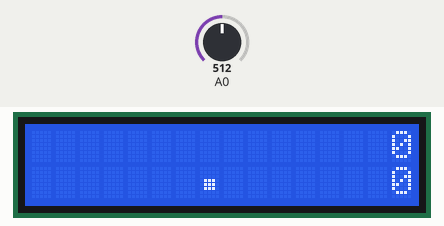
This sketch was run on a simulated Arduino Uno, built with avr-gcc and run on an emulated ATmega328P. On the bench: 16×2 character LCD. The inputs (shaded band) are chosen by the test bench; at power-on: A0 = 512. Random numbers use the default seed unless the sketch sets one; what the sketch prints to the serial monitor is not drawn.

Above: at 1.2 s.
1.3 s: A0 set to 691
2.8 s: A0 set to 710
At 4.0 s:
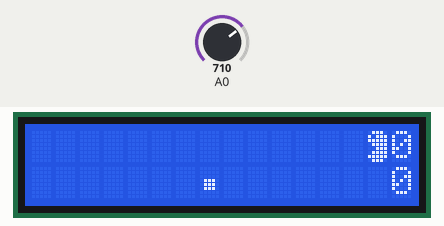
4.3 s: A0 set to 690
At 5.8 s:
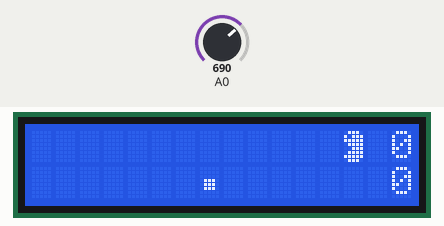
Timing chart, 0 to 7.3 s (numbered marks = the images above; inputs shaded):
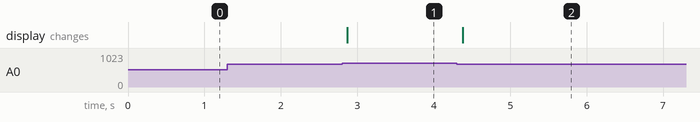

Measured:
- the behaviour switches between 700 and 701 on A0 (found by bisection; images 0 and 1)
- after the input at 1.3 s, every drawn part: stays the same
- after the input at 2.8 s, the display: changes after 0.07 s (image 1)
- after the input at 4.3 s, the display: changes after 0.08 s (image 2)

The sketch:

pacman.ino
```cpp
#include <LiquidCrystal.h>

LiquidCrystal lcd(8, 9, 4, 5, 6, 7);
int x = 0;
int y = 0;

int rx = 0;
int ry = 0;

int state = 0;
int prevState = 0;

int score = 0;

byte pacmanright[8] = {
  B01110,
  B11101,
  B11111,
  B11110,
  B11100,
  B11110,
  B11111,
  B01110
};

byte pacmanleft[8] = {
  B01110,
  B10111,
  B11111,
  B01111,
  B00111,
  B01111,
  B11111,
  B01110
};

byte point[8] = {
  B00000,
  B00000,
  B00000,
  B01110,
  B01110,
  B01110,
  B00000,
  B00000
};

int clickLCD()
{
  int x = analogRead(0);

  Serial.println(x);

  if(x > 1000) return 0; //brak
  if(x > 700) return 1; //select
  if(x > 400) return 2; //left
  if(x > 250) return 3; //down
  if(x > 100) return 4; //up
  if(x >= 0) return 5; //right

  return 0;
}

void createPoint() {
  do
  {
    rx = random(15);
    ry = random(2);
  } while(rx == x || ry == y);

  lcd.setCursor(rx, ry);
  lcd.write(byte(2));
  lcd.setCursor(x, y);
}

void printScore(int score) {
  if(score < 10)
  {
    lcd.setCursor(15, 0);
    lcd.print("0");
    lcd.setCursor(15, 1);
    lcd.print(score);
  }

  else
  {
    lcd.setCursor(15, 0);
    lcd.print(score);
    lcd.setCursor(15, 1);
    lcd.print(score % 10);
  }

  lcd.setCursor(x, y);
}

void setup() {
  Serial.begin(9600);

  lcd.createChar(0, pacmanright);
  lcd.createChar(1, pacmanleft);
  lcd.createChar(2, point);
  lcd.begin(16, 2);
  lcd.setCursor(3, 0);
  lcd.write(byte(1));
  lcd.print("PAC-MAN");
  lcd.write(byte(0));
  lcd.setCursor(9, 1);
  lcd.print("*almost");
  while(analogRead(0) > 1000) {}
  lcd.clear();
  lcd.setCursor(0, 0);
  lcd.write(byte(0));
  createPoint();
  printScore(0);
}

void loop() {
  state = clickLCD();

  if(state != prevState)
  {
    prevState = state;

    lcd.clear();

    lcd.setCursor(rx, ry);
    lcd.write(byte(2));
    lcd.setCursor(x, y);

    if(rx == x && ry == y)
    {
      score++;

      if(score == 100)
      {
        lcd.clear();
        lcd.setCursor(4, 0);
        lcd.print("Victory Royale!");
        delay(5000);

        //RESET ARDUINO
        asm volatile (" jmp 0");
      }

      createPoint();
    }

    printScore(score);

    switch(state)
    {
      case 5:
        lcd.createChar(0, pacmanright);
        x++;
        break;
      case 2:
        lcd.createChar(0, pacmanleft);
        x--;
        break;
      case 4:
        y--;

        if(y < 0)
          y = 0;
        break;
      case 3:
        y++;

        if(y > 1)
          y = 1;
        break;
    }

    lcd.setCursor(x, y);
    lcd.write(byte(0));

    if(x < 0)
      x = 14;

    if(x == 15)
      x = 0;
  }

  delay(75);
}
```
